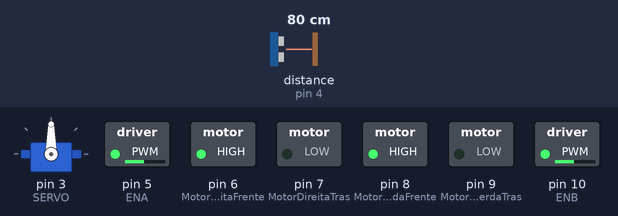
This sketch was run on a simulated Arduino Uno, built with avr-gcc and run on an emulated ATmega328P. On the bench: servo, switched loads named in the sketch (green lamp = pin HIGH). Wiring (inferred from the names in the program): ultrasonic range finder: trigger pin 2; echo pin 4. Dashed ring = blinking. Inputs (shaded band) come from the test bench; at power-on: distance to the obstacle (sensor on pin 4) 80 cm. The echo pulse lasts 58.3 µs per cm; pins used as bus, display or sensor lines are not drawn.

Above: at 2.8 s.
2.9 s: distance to the obstacle (sensor on pin 4) set to 23 cm
6.4 s: distance to the obstacle (sensor on pin 4) set to 19 cm
At 8.4 s:
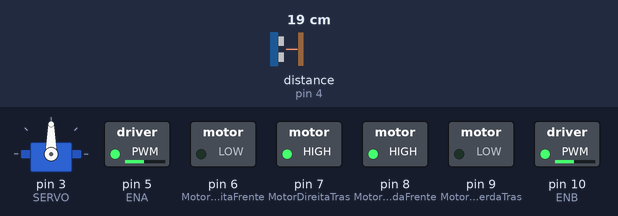
10.5 s: distance to the obstacle (sensor on pin 4) set to 5 cm
14.0 s: distance to the obstacle (sensor on pin 4) set to 2 cm
At 14.8 s:
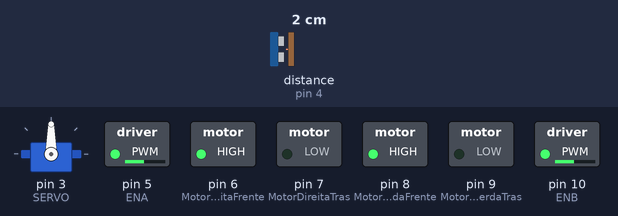
19.1 s: distance to the obstacle (sensor on pin 4) set to 4 cm
At 19.9 s:
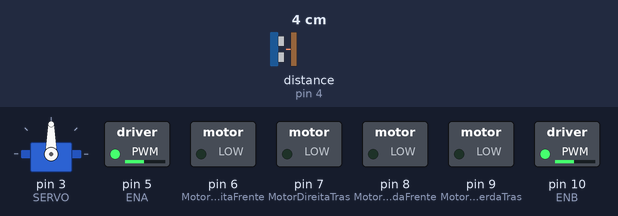
23.0 s: distance to the obstacle (sensor on pin 4) set to 35 cm
At 23.3 s:
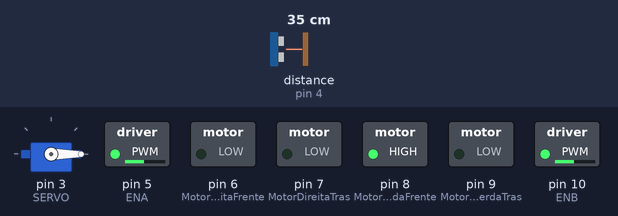
Timing chart, 0 to 27.5 s (numbered marks = the images above; inputs shaded):
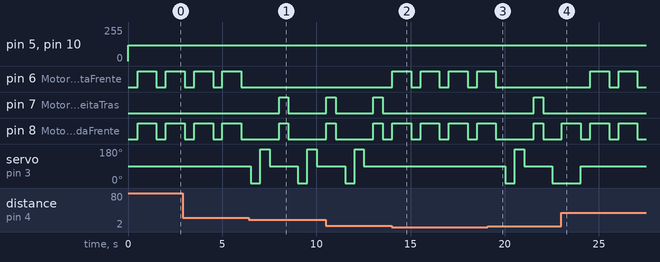

Measured:
- the behaviour switches between 21 and 20 cm on distance to the obstacle (sensor on pin 4) (found by bisection; images 0 and 1)
- the behaviour switches between 4 and 3 cm on distance to the obstacle (sensor on pin 4) (found by bisection; images 1 and 2)
- after the input at 6.4 s, pin 6 (MotorDireitaFrente): stops changing and stays LOW; pin 7 (MotorDireitaTras): LOW → HIGH after 1.6 s, → LOW 0.50 s later; servo on pin 3 (SERVO): 90° → 0° after 0.12 s, → 180° 0.50 s later, → 90° 0.50 s later, → 0° 1.5 s later, … (6 changes in this stretch)
- after the input at 14.0 s, pin 6 (MotorDireitaFrente), pin 8 (MotorEsquerdaFrente): alternates HIGH for 1.0 s and LOW for 0.50 s, starting at once; pin 7 (MotorDireitaTras): stops changing and stays LOW; servo on pin 3 (SERVO): stops changing and stays 90°
- after the input at 19.1 s, pin 6 (MotorDireitaFrente): goes on until 19.5 s, then stays LOW; pin 7 (MotorDireitaTras): LOW → HIGH after 2.4 s, → LOW 0.50 s later; servo on pin 3 (SERVO): 90° → 0° after 0.93 s, → 180° 0.50 s later, → 90° 0.50 s later, → 0° 1.5 s later
- after the input at 23.0 s, pin 6 (MotorDireitaFrente): alternates HIGH for 1.0 s and LOW for 0.50 s, starting after 1.5 s; pin 7 (MotorDireitaTras): stops changing and stays LOW; pin 8 (MotorEsquerdaFrente): alternates HIGH for 1.0 s and LOW for 0.50 s, starting at once
- by itself, pin 6 (MotorDireitaFrente): alternates HIGH for 1.0 s and LOW for 0.50 s

The sketch:

cod_sem_debounce.ino
```cpp
#include <Servo.h>

Servo meuServo;
#define SERVO 3

#define TRIG 2
#define ECHO 4

#define ENA 5
#define MotorDireitaFrente 6
#define MotorDireitaTras 7
#define MotorEsquerdaFrente 8
#define MotorEsquerdaTras 9
#define ENB 10


//    VELOCIDADE
int velocidade = 120;

//    DISTANCIAS
int distanciaFrente, distanciaDireita, distanciaEsquerda;

//    TEMPOS
int tempoServo = 500;
int tempoCurva = 1000;
int tempoGiro180 = 500;
int tempoFrente = 1000;
int tempoRe = 300;

//    ANGULOS
int anguloFrente = 90;
int anguloDireita = 0;
int anguloEsquerda = 180;

void irFrente(){

  analogWrite(ENA, velocidade);
  analogWrite(ENB, velocidade);

  digitalWrite(MotorDireitaFrente, HIGH);
  digitalWrite(MotorDireitaTras, LOW);

  digitalWrite(MotorEsquerdaFrente, HIGH);
  digitalWrite(MotorEsquerdaTras, LOW);
}

void parar(){

  analogWrite(ENA, velocidade);
  analogWrite(ENB, velocidade);

  digitalWrite(MotorDireitaFrente, LOW);
  digitalWrite(MotorDireitaTras, LOW);

  digitalWrite(MotorEsquerdaFrente, LOW);
  digitalWrite(MotorEsquerdaTras, LOW);
}


void virarDireita(){

  analogWrite(ENA, velocidade);
  analogWrite(ENB, velocidade);

  digitalWrite(MotorDireitaFrente, LOW);
  digitalWrite(MotorDireitaTras, LOW);

  digitalWrite(MotorEsquerdaFrente, HIGH);
  digitalWrite(MotorEsquerdaTras, LOW);
}

void virarEsquerda(){

  analogWrite(ENA, velocidade);
  analogWrite(ENB, velocidade);

  digitalWrite(MotorDireitaFrente, HIGH);
  digitalWrite(MotorDireitaTras, LOW);

  digitalWrite(MotorEsquerdaFrente, LOW);
  digitalWrite(MotorEsquerdaTras, LOW);
}

void girar180(){

  analogWrite(ENA, velocidade);
  analogWrite(ENB, velocidade);

  digitalWrite(MotorDireitaFrente, LOW);
  digitalWrite(MotorDireitaTras, HIGH);

  digitalWrite(MotorEsquerdaFrente, HIGH);
  digitalWrite(MotorEsquerdaTras, LOW);
}

void darRe(){

  analogWrite(ENA, velocidade);
  analogWrite(ENB, velocidade);

  digitalWrite(MotorDireitaFrente, LOW);
  digitalWrite(MotorDireitaTras, HIGH);

  digitalWrite(MotorEsquerdaFrente, LOW);
  digitalWrite(MotorEsquerdaTras, HIGH);
}


void olharFrente(){
  meuServo.write(anguloFrente);
}

void olharDireita(){
  meuServo.write(anguloDireita);
}

void olharEsquerda(){
  meuServo.write(anguloEsquerda);
}

int medirDistancia(){
  digitalWrite(TRIG, LOW);
  delayMicroseconds(2);
  digitalWrite(TRIG, HIGH);
  delayMicroseconds(10);
  digitalWrite(TRIG,LOW);

  long tempo = pulseIn(ECHO, HIGH, 30000);
  int distancia = tempo * 0.034 / 2;

  return distancia;
}

void setup() {
  // put your setup code here, to run once:

  pinMode(ENA, OUTPUT);                     //
  pinMode(MotorDireitaFrente, OUTPUT);      //    MOTOR DA DIREITA
  pinMode(MotorDireitaTras, OUTPUT);        //

  pinMode(MotorEsquerdaFrente, OUTPUT);     //
  pinMode(MotorEsquerdaTras, OUTPUT);       //    MOTOR DA ESQUERDA
  pinMode(ENB, OUTPUT);                     //

  pinMode(TRIG, OUTPUT);                    //
  pinMode(ECHO, INPUT);                     //    SERVO

  meuServo.attach(SERVO);                   //    SERVO
}


void loop() {
  // put your main code here, to run repeatedly:

  parar();
  olharFrente();
  delay(tempoServo);

  distanciaFrente = medirDistancia();

  if(distanciaFrente < 20 && distanciaFrente > 2){
    // FRENTE FECHADA
    olharDireita();
    delay(tempoServo);
    distanciaDireita = medirDistancia();

    if(distanciaDireita < 20 && distanciaDireita > 2){
      // DIREITA FECHADA
      olharEsquerda();
      delay(tempoServo);
      distanciaEsquerda = medirDistancia();

      if(distanciaEsquerda < 20 && distanciaEsquerda > 2) {
        // ESQUERDA FECHADA
        olharFrente();
        delay(tempoServo);
        girar180();
        delay(tempoGiro180);

      }
      else{
        // ESQUERDA LIVRE
        virarEsquerda();
        delay(tempoCurva);
      }
    }
    else{
      // DIREITA LIVRE
      virarDireita();
      delay(tempoCurva);
    }
  }
  else{
    // FRENTE LIVRE
    irFrente();
    delay(tempoFrente);
  }

}
```
